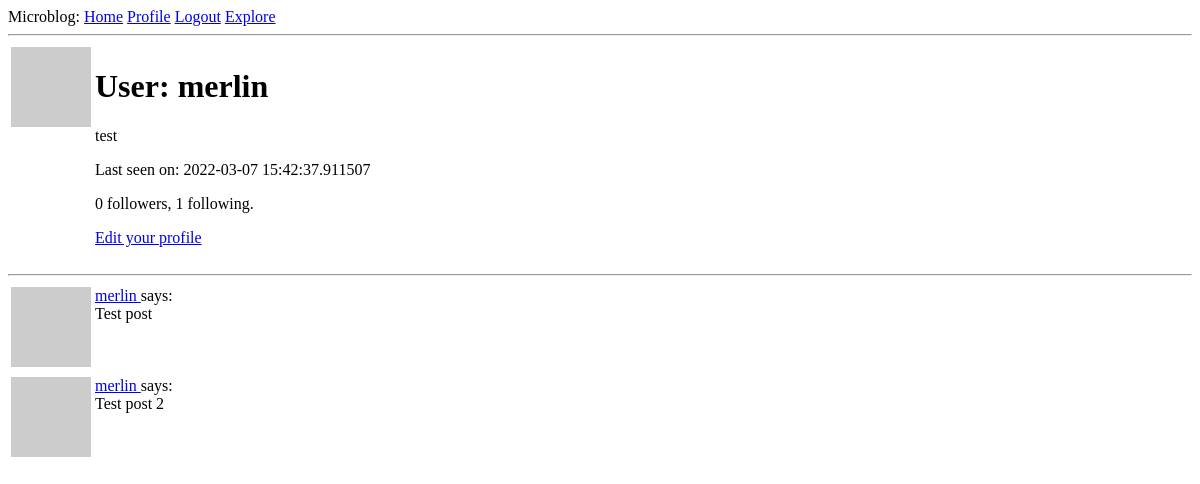
Before: /user/merlin (signed in) with the older database file.
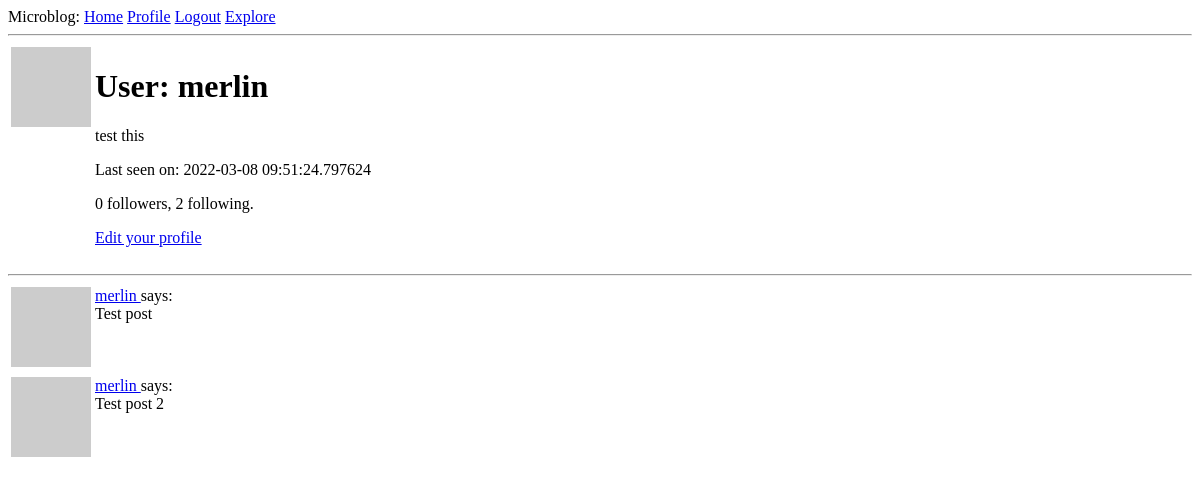
After: the same page with the newer database file.
### app/models.py (models this page shows, shortened)
class User(UserMixin, db.Model):
    id = db.Column(db.Integer, primary_key=True)
    username = db.Column(db.String(64), index = True, unique=True)
    email = db.Column(db.String(150), index = True, unique=True)
    password_hash = db.Column(db.String(128))
    posts = db.relationship('Post', backref='author', lazy='dynamic')
    about_me = db.Column(db.String(280))
    last_seen = db.Column(db.DateTime, default=datetime.utcnow)
    followed = db.relationship('User', secondary = followers,
                               primaryjoin=(followers.c.follower_id == id),
                               secondaryjoin=(followers.c.followed_id == id),
                               backref = db.backref('followers', lazy='dynamic'),
                               lazy='dynamic')
    def avatar(self,size):
        digest = md5(self.email.lower().encode('utf-8')).hexdigest()
        return f'https://www.gravatar.com/avatar/{digest}?d=identicon&s={size}'

### app/routes.py (the view)
@app.route('/user/<username>')
@login_required
def user(username):
    user = User.query.filter_by(username=username).first_or_404()
    posts = [
        {'author':user, 'body': 'Test post'},
        {'author':user, 'body': 'Test post 2'}
    ]
    form = EmptyForm()
    return render_template('user.html', user=user, posts=posts, form=form)

### app/models.py (called while the page is built)
@login.user_loader
def load_user(id):
    return User.query.get(int(id))

### app/routes.py (called while the page is built)
@app.before_request
def before_request():
    if current_user.is_authenticated:
        current_user.last_seen = datetime.utcnow()
        db.session.commit()

### app/templates/user.html (shortened to what this page needs)
{% extends "base.html" %}
{% block content %}
    <table>
        <tr valign="top">
            <td><img src="{{ user.avatar(128) }}"></td>
            <td>
                <h1>User: {{ user.username }}</h1>
                {% if user.about_me %}<p>{{ user.about_me }}</p>{% endif %}
                {% if user.last_seen %}<p>Last seen on: {{ user.last_seen }}</p>{% endif %}
                <p>{{ user.followers.count() }} followers, {{ user.followed.count() }} following.</p>
                {% if user == current_user %}
                <p><a href="{{ url_for('edit_profile') }}">Edit your profile</a></p>
                {% endif %}
            </td>
        </tr>
    </table>
    <hr>
    {% for post in posts %}
        {% include '_post.html' %}
    {% endfor %}
{% endblock %}

### app/templates/_post.html
<table>
    <tr valign="top">
        <td><img src="{{ post.author.avatar(36) }}"></td>
        <td>
            <a href="{{ url_for('user', username=post.author.username) }}">
                {{ post.author.username }}
            </a>
            says:<br>{{ post.body }}
        </td>
    </tr>
</table>

Changed rows visible on the page:
changed User "merlin": about_me "test" → "test this"; last_seen "2022-03-07 15:42:37.911507" → "2022-03-08 09:51:24.797624"
Other visible differences:
{{ user.followed.count() }}: "1" → "2"
